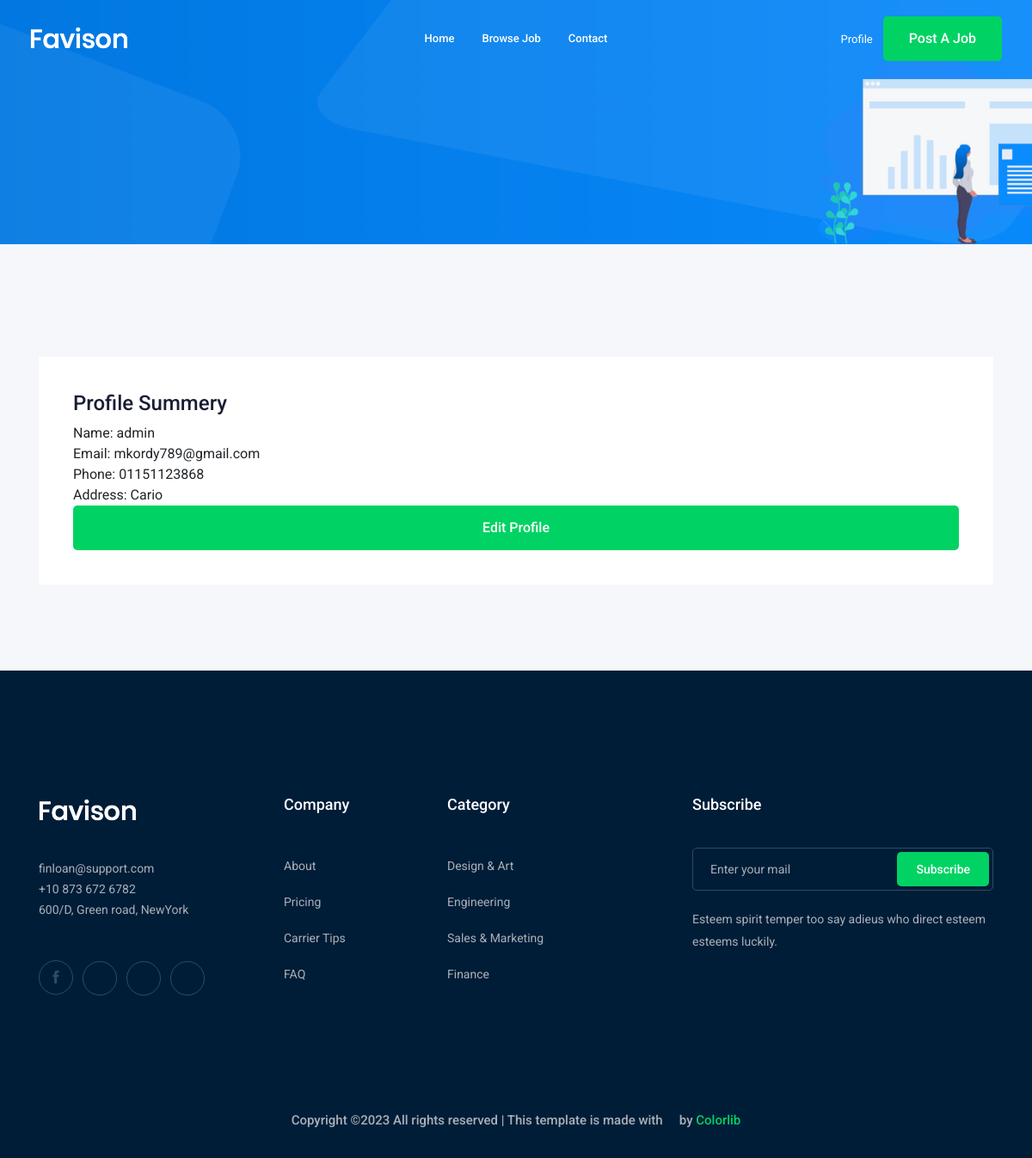
The app's page /accounts/profile (signed in) with its own data.
### accounts/models.py (models this page shows)
class Profile (models.Model):
    user = models.OneToOneField(User, on_delete=models.CASCADE)
    city = models.ForeignKey("City", related_name="user_city", on_delete=models.CASCADE ,blank=True, null=True)
    phone_number = models.CharField(max_length=15)
    image = models.ImageField(upload_to='profile/')
    def __str__(self):
        return str(self.user)

class City(models.Model):
    name = models.CharField(max_length=30)
    def __str__(self):
        return self.name

### accounts/views.py (the view)
# urls.py: path('profile',views.profile , name= 'profile'),
def profile(request):
    profile = Profile.objects.get(user=request.user)
    return render(request , 'accounts/profile.html' , {'profile' : profile})

### accounts/templates/accounts/profile.html
{% extends "base_generic.html" %}
{% load bootstrap4 %}
{% block content %}
<h3>Profile Summery</h3>
<ul>
    <li>Name: <span>{{profile}}</span></li>
    <li>Email: <span>{{profile.user.email}}</span></li>
    <li>Phone: <span>{{profile.phone_number}}</span></li>
    <li>Address: <span>{{profile.city}}</span></li>
</ul>
<a href="{% url 'accounts:profile_edit' %}" class="boxed-btn3 w-100">Edit Profile</a>
{% endblock %}

### records on screen
Profile: user.username "admin", user.email "mkordy789@gmail.com", phone_number "01151123868", city "Cario"
